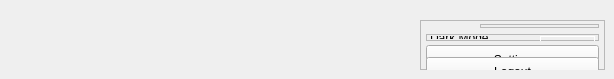
          <widget class="QWidget" name="page">
           <widget class="PopoutFrame" name="userFrame">
            <property name="geometry">
             <rect>
              <x>420</x>
              <y>20</y>
              <width>185</width>
              <height>50</height>
             </rect>
            </property>
            <property name="minimumSize">
             <size>
              <width>185</width>
              <height>0</height>
             </size>
            </property>
            <property name="maximumSize">
             <size>
              <width>185</width>
              <height>16777215</height>
             </size>
            </property>
            <property name="styleSheet">
             <string notr="true">#userIcon{
background:transparent;
border:none;
border-radius:25px;
}
#userIcon:hover{
background:transparent;
border:1px solid white;
}
</string>
            </property>
            <property name="frameShape">
             <enum>QFrame::Shape::StyledPanel</enum>
            </property>
            <property name="frameShadow">
             <enum>QFrame::Shadow::Raised</enum>
            </property>
            <layout class="QVBoxLayout" name="verticalLayout_4">
             <property name="spacing">
              <number>4</number>
             </property>
             <property name="leftMargin">
              <number>5</number>
             </property>
             <property name="topMargin">
              <number>1</number>
             </property>
             <property name="rightMargin">
              <number>5</number>
             </property>
             <property name="bottomMargin">
              <number>5</number>
             </property>
             <item>
              <layout class="QHBoxLayout" name="horizontalLayout_3">
               <property name="topMargin">
                <number>2</number>
               </property>
               <property name="bottomMargin">
                <number>2</number>
               </property>
               <item>
                <widget class="HoverButton" name="userIcon">
                 <property name="minimumSize">
                  <size>
                   <width>50</width>
                   <height>50</height>
                  </size>
                 </property>
                 <property name="maximumSize">
                  <size>
                   <width>50</width>
                   <height>50</height>
                  </size>
                 </property>
                 <property name="styleSheet">
                  <string notr="true"/>
                 </property>
                 <property name="text">
                  <string/>
                 </property>
                 <property name="icon">
                  <iconset resource="icons.qrc">
                   <normaloff>:/icons/userwhite.svg</normaloff>:/icons/userwhite.svg</iconset>
                 </property>
                 <property name="iconSize">
                  <size>
                   <width>40</width>
                   <height>40</height>
                  </size>
                 </property>
                </widget>
               </item>
               <item>
                <widget class="TLabel" name="usernameLabel">
                 <property name="frameShape">
                  <enum>QFrame::Shape::StyledPanel</enum>
                 </property>
                 <property name="frameShadow">
                  <enum>QFrame::Shadow::Raised</enum>
                 </property>
                </widget>
               </item>
              </layout>
             </item>
             <item>
              <widget class="QFrame" name="themeFrame">
               <property name="maximumSize">
                <size>
                 <width>16777215</width>
                 <height>36</height>
                </size>
               </property>
               <property name="styleSheet">
                <string notr="true">
QLabel{
background:transparent;
	font: 13pt &quot;Noto Sans&quot;;
}</string>
               </property>
               <property name="frameShape">
                <enum>QFrame::Shape::StyledPanel</enum>
               </property>
               <property name="frameShadow">
                <enum>QFrame::Shadow::Raised</enum>
               </property>
               <layout class="QHBoxLayout" name="horizontalLayout_7">
                <property name="leftMargin">
                 <number>3</number>
                </property>
                <property name="topMargin">
                 <number>1</number>
                </property>
                <property name="rightMargin">
                 <number>3</number>
                </property>
                <property name="bottomMargin">
                 <number>1</number>
                </property>
                <item>
                 <widget class="QLabel" name="label_2">
                  <property name="text">
                   <string>Dark Mode</string>
                  </property>
                 </widget>
                </item>
                <item>
                 <widget class="ToggleButton" name="themeToggleButton_2">
                  <property name="enabled">
                   <bool>true</bool>
                  </property>
                  <property name="minimumSize">
                   <size>
                    <width>55</width>
                    <height>30</height>
                   </size>
                  </property>
                  <property name="maximumSize">
                   <size>
                    <width>55</width>
                    <height>30</height>
                   </size>
                  </property>
                  <property name="styleSheet">
                   <string notr="true">border:1px solid white;</string>
                  </property>
                  <property name="text">
                   <string/>
                  </property>
                  <property name="checkable">
                   <bool>true</bool>
                  </property>
                  <property name="checked">
                   <bool>true</bool>
                  </property>
                 </widget>
                </item>
               </layout>
              </widget>
             </item>
             <item>
              <widget class="HoverButton" name="settingButton">
               <property name="minimumSize">
                <size>
                 <width>0</width>
                 <height>30</height>
                </size>
               </property>
               <property name="maximumSize">
                <size>
                 <width>16777215</width>
                 <height>16777215</height>
                </size>
               </property>
               <property name="text">
                <string>Setting</string>
               </property>
               <property name="icon">
                <iconset resource="icons.qrc">
                 <normaloff>:/icons/settingwhite.svg</normaloff>:/icons/settingwhite.svg</iconset>
               </property>
               <property name="iconSize">
                <size>
                 <width>26</width>
                 <height>26</height>
                </size>
               </property>
              </widget>
             </item>
             <item>
              <widget class="HoverButton" name="logoutButton">
               <property name="minimumSize">
                <size>
                 <width>0</width>
                 <height>30</height>
                </size>
               </property>
               <property name="text">
                <string>Logout</string>
               </property>
               <property name="icon">
                <iconset resource="icons.qrc">
                 <normaloff>:/icons/logoutwhite.svg</normaloff>:/icons/logoutwhite.svg</iconset>
               </property>
               <property name="iconSize">
                <size>
                 <width>24</width>
                 <height>24</height>
                </size>
               </property>
              </widget>
             </item>
            </layout>
           </widget>
          </widget>
